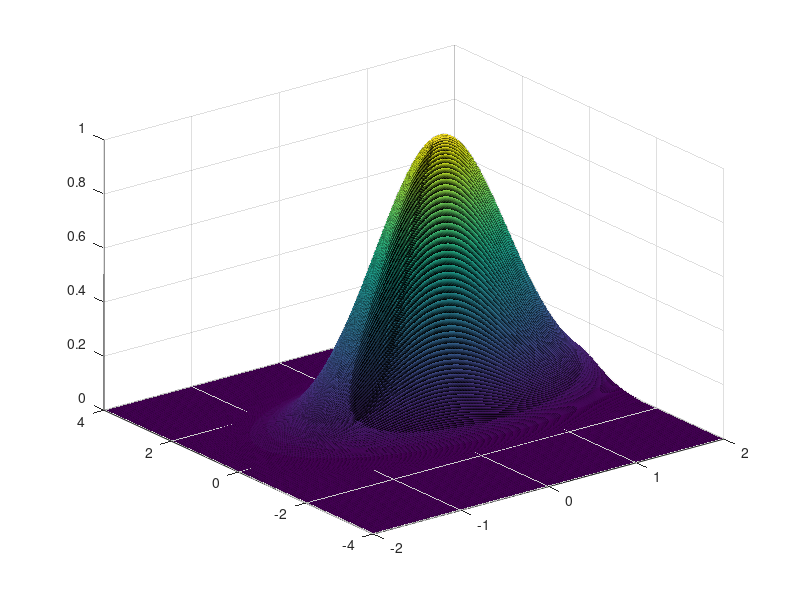

Reproduce this figure in MATLAB.
x = 0:0.01:1;
f = exp(10*x.*(x-1)).*sin(12*pi*x); 
#plot(x, f, '--r');
#plot(x, f, 'o');


# ex 2
a=2;
b=3;
t = 0:0.01:10*pi;

x = (a+b) * cos(t) - b*cos((a/b+1)*t);
y = (a+b) * sin(t) - b*sin((a/b+1)*t); 

#plot(x, y);


# ex 3

x = 0:0.01:2*pi;

f1 = cos(x);
f2 = sin(x);
f3 = cos(2*x);

#plot(x, f1, 'r', x, f2, 'b', x, f3, 'g');

# ex 4

x = -1:0.01:0;
f = x.^3 + sqrt(1-x);

#plot(x, f);hold;

x = 0:0.01:1;
f = x.^3 - sqrt(1-x);


#plot(x, f);hold;

# ex 5

x = 0:2:50;
f = x/2;

#plot(x, f, "*"); hold;

x=1:2:50;
f=3*x+1;

#plot(x, f, "*");hold


# ex 6

function retval= rec(n)
   if(n==0)
    retval = 1;
   else
     retval = 1 + 1/rec(n-1);
   endif
endfunction

rec(5);


# ex 7

[x, y] = meshgrid(-2:0.01:2, -4:0.01:4);

g = exp(-((x-1/2).^2 + (y-1/2).^2));

surf(x, y, g);
